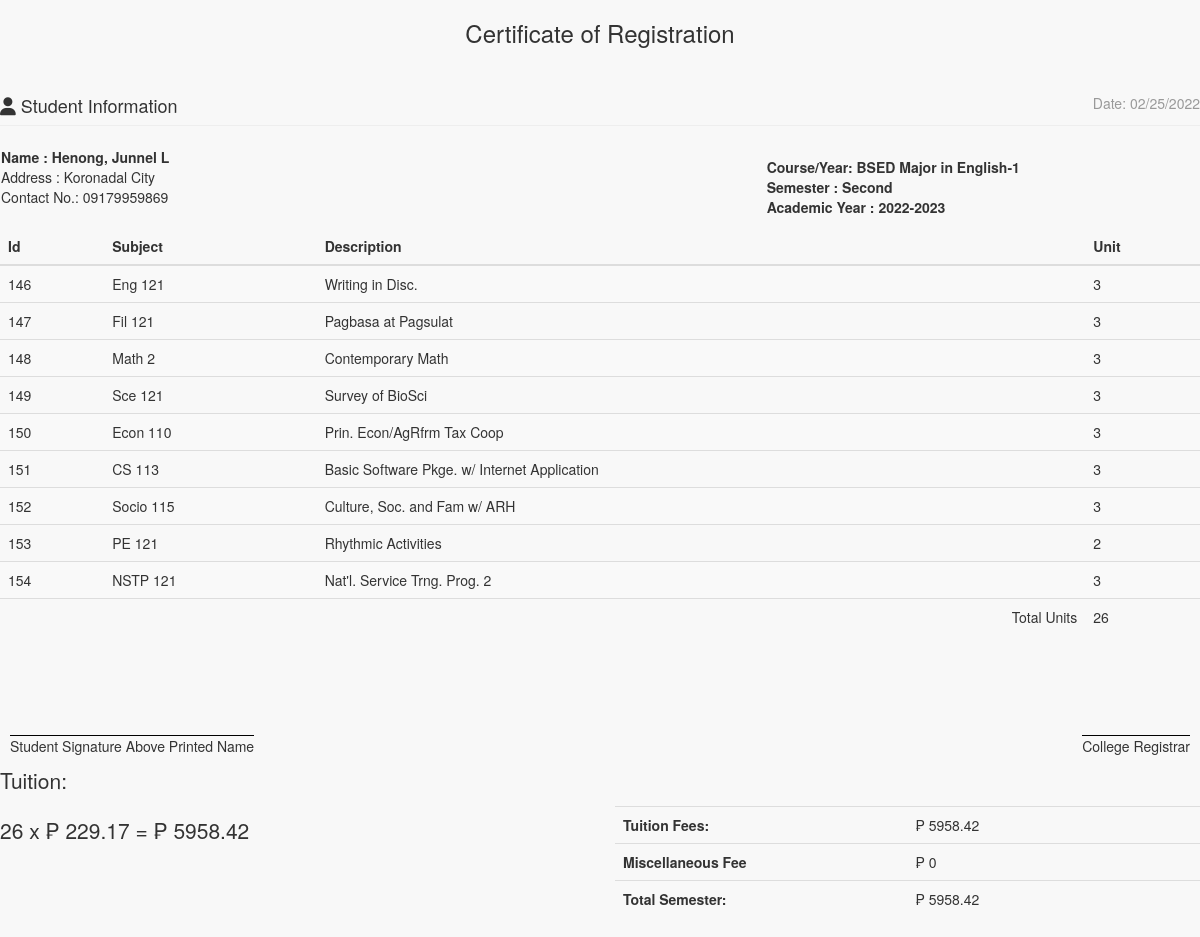
/admin/enrollees/statementaccnt.php?IDNO=100000076, run on the app's committed database.
### tables this page shows
CREATE TABLE `tblstudent` (
  `S_ID` int(11) NOT NULL AUTO_INCREMENT,
  `IDNO` int(20) NOT NULL,
  `FNAME` varchar(40) NOT NULL,
  `LNAME` varchar(40) NOT NULL,
  `MNAME` varchar(40) NOT NULL,
  `SEX` varchar(10) NOT NULL DEFAULT 'Male',
  `BDAY` date NOT NULL,
  `BPLACE` text NOT NULL,
  `STATUS` varchar(30) NOT NULL,
  `AGE` int(30) NOT NULL,
  `NATIONALITY` varchar(40) NOT NULL,
  `RELIGION` varchar(255) NOT NULL,
  `CONTACT_NO` varchar(40) NOT NULL,
  `HOME_ADD` text NOT NULL,
  `ACC_USERNAME` varchar(255) NOT NULL,
  `ACC_PASSWORD` text NOT NULL,
  `student_status` text NOT NULL,
  `YEARLEVEL` int(11) NOT NULL,
  `STUDSECTION` int(11) NOT NULL,
  `COURSE_ID` int(11) NOT NULL,
  `STUDPHOTO` varchar(255) NOT NULL,
  `SEMESTER` varchar(30) NOT NULL,
  `SYEAR` varchar(30) NOT NULL,
  `NewEnrollees` tinyint(1) NOT NULL,
  PRIMARY KEY (`S_ID`),
  UNIQUE KEY `IDNO` (`IDNO`)
);

CREATE TABLE `course` (
  `COURSE_ID` int(11) NOT NULL AUTO_INCREMENT,
  `COURSE_NAME` varchar(30) NOT NULL,
  `COURSE_LEVEL` varchar(50) NOT NULL DEFAULT '1',
  `COURSE_MAJOR` varchar(30) NOT NULL DEFAULT 'None',
  `COURSE_DESC` varchar(255) NOT NULL,
  `DEPT_ID` int(11) NOT NULL,
  `SETSEMESTER` varchar(90) NOT NULL,
  PRIMARY KEY (`COURSE_ID`),
  KEY `DEPT_ID` (`DEPT_ID`)
);

CREATE TABLE `subject` (
  `SUBJ_ID` int(11) NOT NULL AUTO_INCREMENT,
  `SUBJ_CODE` varchar(30) NOT NULL,
  `SUBJ_DESCRIPTION` varchar(255) NOT NULL,
  `UNIT` int(2) NOT NULL,
  `PRE_REQUISITE` varchar(30) NOT NULL DEFAULT 'None',
  `COURSE_ID` int(11) NOT NULL,
  `AY` varchar(30) NOT NULL,
  `SEMESTER` varchar(20) NOT NULL,
  `PreTaken` tinyint(1) NOT NULL,
  PRIMARY KEY (`SUBJ_ID`),
  KEY `COURSE_ID` (`COURSE_ID`)
);

### onlineenrolmentsystem/include/database.php (called while the page is built, shortened)
<?php
class Database {
	var $sql_string = '';
	public $conn;
	public function open_connection() {
		$this->conn = mysqli_connect(server,user,pass);
		if(!$this->conn){
			echo "Problem in database connection! Contact administrator!";
			exit();
		}else{
			$db_select = mysqli_select_db($this->conn,database_name);
		}
	}
	function setQuery($sql='') {
		$this->sql_string=$sql;
	}
	function executeQuery() {
		$result = mysqli_query($this->conn,$this->sql_string);
		return $result;
	}
	private function confirm_query($result) {
		return $result;
	}
	function loadResultList( $key='' ) {
		$cur = $this->executeQuery();
		$array = array();
		while ($row = mysqli_fetch_object($cur)) {
			if ($key) {
				$array[$row->$key] = $row;
			} else {
				$array[] = $row;
			}
		}
		return $array;
	}
	function loadSingleResult() {
		$cur = $this->executeQuery();
		while ($row = mysqli_fetch_object($cur)) {
		return $data = $row;
		}
	}
}
$mydb = new Database();
?>

### onlineenrolmentsystem/include/students.php (called while the page is built, shortened)
<?php
require_once(LIB_PATH.DS.'database.php');
class Student {
	protected static  $tblname = "tblstudent";
	function single_student($id=""){
			global $mydb;
			$mydb->setQuery("SELECT * FROM ".self::$tblname."
				Where IDNO= '{$id}' LIMIT 1");
			$cur = $mydb->loadSingleResult();
			return $cur;
	}
}
?>

### onlineenrolmentsystem/include/courses.php (called while the page is built, shortened)
<?php
require_once(LIB_PATH.DS.'database.php');
class Course {
	protected static  $tblname = "course";
	function single_course($id=""){
			global $mydb;
			$mydb->setQuery("SELECT * FROM ".self::$tblname."
				Where COURSE_ID= '{$id}' LIMIT 1");
			$cur = $mydb->loadSingleResult();
			return $cur;
	}
}
?>

### admin/enrollees/statementaccnt.php (the view, shortened to what this page needs)
<?php
require_once("../../include/initialize.php");
?>
<!DOCTYPE html>
<html>
<head>
  <link href="<?php echo web_root; ?>admin/css/bootstrap.min.css" rel="stylesheet">
    <link href="<?php echo web_root; ?>admin/css/metisMenu.min.css" rel="stylesheet">
    <link href="<?php echo web_root; ?>admin/css/timeline.css" rel="stylesheet">
    <link href="<?php echo web_root; ?>admin/css/sb-admin-2.css" rel="stylesheet">
   <link href="<?php echo web_root; ?>admin/css/morris.css" rel="stylesheet">
    <link href="<?php echo web_root; ?>admin/font/css/font-awesome.min.css" rel="stylesheet" type="text/css">
  <link href="<?php echo web_root; ?>admin/font/font-awesome.min.css" rel="stylesheet" type="text/css">
    <link href="<?php echo web_root; ?>admin/css/dataTables.bootstrap.css" rel="stylesheet">
<link href="<?php echo web_root; ?>css/bootstrap-datetimepicker.min.css" rel="stylesheet" media="screen">
 <link href="<?php echo web_root; ?>css/datepicker.css" rel="stylesheet" media="screen">
 <link href="<?php echo web_root; ?>admin/css/costum.css" rel="stylesheet">
</head>
<body onload="window.print();">
<div class="wrapper">
    <section class="invoice">
      <div class="row">
        <h3 align="center">Certificate of Registration</h3>
      </div>
      <div class="row">
        <div class="col-xs-12">
          <h4 class="page-header">
            <i class="fa fa-user"></i> Student Information
            <small class="pull-right">Date: <?php echo date('m/d/Y'); ?></small>
          </h4>
        </div>
      </div>
      <?php
      $student = New Student();
      $stud = $student->single_student($_GET['IDNO']);
      ?>
      <table>
        <tr>
          <td width="75%" colspan="2" >
            <address>
            <b>Name : <?php echo $stud->LNAME. ', ' .$stud->FNAME .' ' .$stud->MNAME;?></b><br>
            Address : <?php echo $stud->HOME_ADD;?><br>
            Contact No.: <?php echo $stud->CONTACT_NO;?><br>
          </address>
          </td>
          <td >
             <b>Course/Year:  <?php
            $course = New Course();
            $singlecourse = $course->single_course($stud->COURSE_ID);
            echo $_SESSION['COURSE_YEAR'] = $singlecourse->COURSE_NAME.'-'.$singlecourse->COURSE_LEVEL;
            ?></b><br>
          <b>Semester : <?php echo $_SESSION['SEMESTER']; ?></b> <br/>
          <b>Academic Year : <?php echo $_SESSION['SY']; ?></b>
          </td>
        </tr>
      </table>
<?php
  if (isset($_SESSION['admingvCart'])){
?>
<div class="row">
  <div class="col-xs-12 table-responsive">
    <table class="table table-striped">
      <thead>
      <tr>
        <th>Id</th>
        <th>Subject</th>
        <th>Description</th>
        <th>Unit</th>
      </tr>
      </thead>
      <tbody>
      <?php
        $totunit = 0;
             $count_cart = count($_SESSION['admingvCart']);
                for ($i=0; $i < $count_cart  ; $i++) {
                    $query = "SELECT * FROM `subject` s, `course` c WHERE s.COURSE_ID=c.COURSE_ID AND SUBJ_ID=" . $_SESSION['admingvCart'][$i]['subjectid'];
                     $mydb->setQuery($query);
                     $cur = $mydb->loadResultList();
                      foreach ($cur as $result) {
                         echo '<tr>';
                          echo '<td>' . $result->SUBJ_ID.'</a></td>';
                          echo '<td>'. $result->SUBJ_CODE.'</td>';
                          echo '<td>'. $result->SUBJ_DESCRIPTION.'</td>';
                          echo '<td>' . $result->UNIT.'</a></td>';
                          echo '</tr>';
                          $totunit +=  $result->UNIT;
                      }
                }
          ?>
      </tbody>
     </table>
<?php
}else{
?>
    <table class="table table-striped">
      <thead>
      <tr>
        <th>Id</th>
        <th>Subject</th>
        <th>Description</th>
        <th>Unit</th>
      </tr>
      </thead>
      <tbody>
      <?php
       $totunit = 0;
      $mydb->setQuery("SELECT * FROM `subject` s, `course` c
        WHERE s.COURSE_ID=c.COURSE_ID AND s.COURSE_ID=".$_SESSION['COURSEID']." AND SEMESTER='".$_SESSION['SEMESTER']."'");
      $cur = $mydb->loadResultList();
      foreach ($cur as $result) {
        echo '<tr>';
        echo '<td>'.$result->SUBJ_ID.'</td>';
        echo '<td>'.$result->SUBJ_CODE.'</td>';
        echo '<td>'.$result->SUBJ_DESCRIPTION.'</td>';
        echo '<td>'.$result->UNIT.'</td>';
        echo '</tr>';
        $totunit +=  $result->UNIT;
      }
      ?>
      <tr>
      <td colspan="3" align="right" >Total Units</td>
      <td><?php echo $totunit;?></td>
      </tr>
      </tbody>
    </table>
     <div
                        style='display: flex; align-items: center; justify-content: space-between; padding: 0 1rem; margin-top: 100px'>
                        <p style='border-top: 1px solid black'>Student Signature Above Printed Name</p>
                        <p style='border-top: 1px solid black; text-align: center'>College Registrar</p>
                    </div>
<?php
}
?>
   <div class="row">
        <div class="col-xs-6">
          <p class="lead">Tuition:</p>
        <p class="lead">
          <?php
           $perunit = 229.17;
           $entrancefee = 0;
           $subtot = $totunit * $perunit;
           $totsem = $entrancefee + $subtot;
           echo $totunit .' x  &#8369 ' . $perunit . ' =  &#8369 ' . $subtot ;
           ?>
          </p>
        </div>
        <div class="col-xs-6">
         <br/>
         <br/>
            <table class="table">
              <tr>
                <th style="width:50%">Tuition Fees:</th>
                <td>  &#8369 <?php echo  $subtot; ?></td>
              </tr>
              <tr>
                <th>Miscellaneous Fee</th>
                <td>  &#8369 <?php echo  $entrancefee  ; ?></td>
              </tr>
              <tr>
                <th>Total Semester:</th>
                <td>  &#8369 <?php echo  $totsem; ?>
                </td>
              </tr>
            </table>
          </div>
      </div>
    </section>
    </div>
 </body>
 </html>

### onlineenrolmentsystem/admin/css/sb-admin-2.css (style rules this page uses)
body { background-color: #f8f8f8; }

### data on the page
tblstudent: LNAME "Henong", FNAME "Junnel", MNAME "L", HOME_ADD "Koronadal City", CONTACT_NO "09179959869"
course: COURSE_NAME+COURSE_LEVEL "BSED Major in English-1"
subject: SUBJ_ID "146", SUBJ_CODE "Eng 121", SUBJ_DESCRIPTION "Writing in Disc.", UNIT "3"
subject: SUBJ_ID "147", SUBJ_CODE "Fil 121", SUBJ_DESCRIPTION "Pagbasa at Pagsulat", UNIT "3"
subject: SUBJ_ID "148", SUBJ_CODE "Math 2", SUBJ_DESCRIPTION "Contemporary Math", UNIT "3"
subject: SUBJ_ID "149", SUBJ_CODE "Sce 121", SUBJ_DESCRIPTION "Survey of BioSci", UNIT "3"
subject: SUBJ_ID "150", SUBJ_CODE "Econ 110", SUBJ_DESCRIPTION "Prin. Econ/AgRfrm Tax Coop", UNIT "3"
subject: SUBJ_ID "151", SUBJ_CODE "CS 113", SUBJ_DESCRIPTION "Basic Software Pkge. w/ Internet Application", UNIT "3"
subject: SUBJ_ID "152", SUBJ_CODE "Socio 115", SUBJ_DESCRIPTION "Culture, Soc. and Fam w/ ARH", UNIT "3"
subject: SUBJ_ID "153", SUBJ_CODE "PE 121", SUBJ_DESCRIPTION "Rhythmic Activities", UNIT "2"
subject: SUBJ_ID "154", SUBJ_CODE "NSTP 121", SUBJ_DESCRIPTION "Nat'l. Service Trng. Prog. 2", UNIT "3"

### other printed values
$_SESSION['SEMESTER'] "Second"
$_SESSION['SY'] "2022-2023"
$totunit "26"
$perunit "229.17"
$subtot "5958.42"
$entrancefee "0"
$totsem "5958.42"
